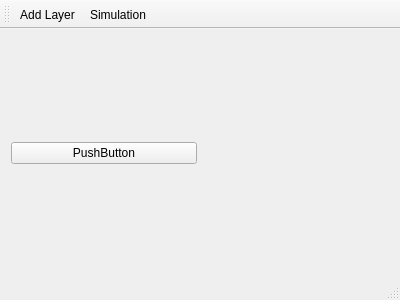
<?xml version="1.0" encoding="UTF-8"?>
<ui version="4.0">
 <class>MainWindow</class>
 <widget class="QMainWindow" name="MainWindow">
  <property name="geometry">
   <rect>
    <x>0</x>
    <y>0</y>
    <width>400</width>
    <height>300</height>
   </rect>
  </property>
  <property name="windowTitle">
   <string>MainWindow</string>
  </property>
  <widget class="QWidget" name="centralWidget">
   <layout class="QGridLayout" name="gridLayout">
    <item row="0" column="1">
     <layout class="QGridLayout" name="gridLayout_3">
      <item row="0" column="0">
       <widget class="Software::Library::GisEngine::MapWidget" name="mapWidget" native="true"/>
      </item>
     </layout>
    </item>
    <item row="0" column="0">
     <widget class="QPushButton" name="pushButton">
      <property name="text">
       <string>PushButton</string>
      </property>
     </widget>
    </item>
   </layout>
  </widget>
  <widget class="QMenuBar" name="menuBar">
   <property name="geometry">
    <rect>
     <x>0</x>
     <y>0</y>
     <width>400</width>
     <height>25</height>
    </rect>
   </property>
  </widget>
  <widget class="QToolBar" name="mainToolBar">
   <attribute name="toolBarArea">
    <enum>TopToolBarArea</enum>
   </attribute>
   <attribute name="toolBarBreak">
    <bool>false</bool>
   </attribute>
   <addaction name="actionAdd_Layer"/>
   <addaction name="actionSimulation"/>
  </widget>
  <widget class="QStatusBar" name="statusBar"/>
  <action name="actionAdd_Layer">
   <property name="text">
    <string>Add Layer</string>
   </property>
  </action>
  <action name="actionSimulation">
   <property name="text">
    <string>Simulation</string>
   </property>
  </action>
  <action name="actionDock_Map">
   <property name="text">
    <string>Dock Map</string>
   </property>
  </action>
 </widget>
 <layoutdefault spacing="6" margin="11"/>
 <customwidgets>
  <customwidget>
   <class>Software::Library::GisEngine::MapWidget</class>
   <extends>QWidget</extends>
   <header location="global">GeoViewer/mapwidget.h</header>
   <container>1</container>
  </customwidget>
 </customwidgets>
 <resources/>
 <connections/>
</ui>
